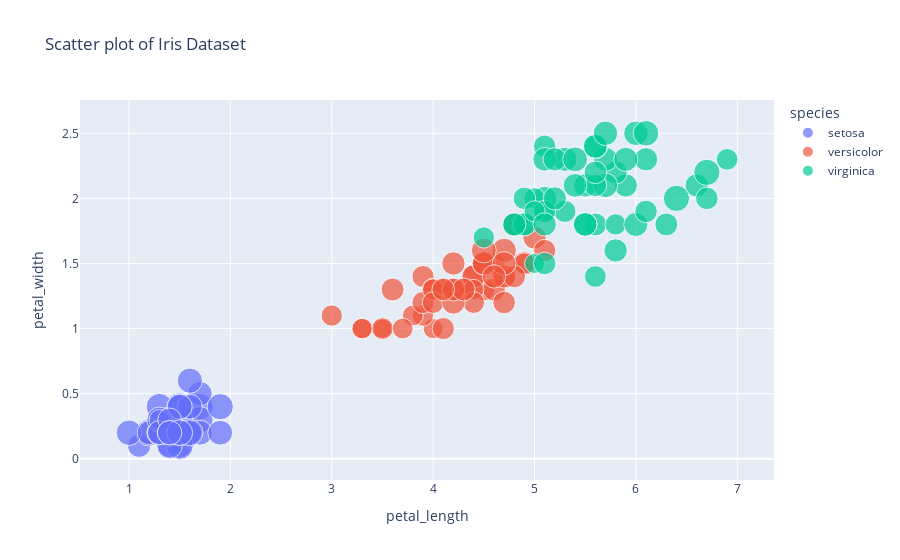

The code cell stored with this chart in its notebook:
### Code cell
fig =px.scatter(iris, x="petal_length", y="petal_width", color="species", size='sepal_width', hover_data=['sepal_length'], title = "Scatter plot of Iris Dataset")
fig.show()

### Figure 1 — Plotly figure (JSON) as saved in the notebook; plotly's stock layout.template omitted (floating-point values rounded to 4 significant figures)
{"data": [{"customdata": [[5.1], [4.9], [4.7], [4.6], [5], [5.4], [4.6], [5], [4.4], [4.9], [5.4], [4.8], [4.8], [4.3], [5.8], [5.7], [5.4], [5.1], [5.7], [5.1], [5.4], [5.1], [4.6], [5.1], [4.8], [5], [5], [5.2], [5.2], [4.7], [4.8], [5.4], [5.2], [5.5], [4.9], [5], [5.5], [4.9], [4.4], [5.1], [5], [4.5], [4.4], [5], [5.1], [4.8], [5.1], [4.6], [5.3], [5]], "hovertemplate": "species=setosa<br>petal_length=%{x}<br>petal_width=%{y}<br>sepal_width=%{marker.size}<br>sepal_length=%{customdata[0]}<extra></extra>", "legendgroup": "setosa", "marker": {"color": "#636efa", "size": [3.5, 3, 3.2, 3.1, 3.6, 3.9, 3.4, 3.4, 2.9, 3.1, 3.7, 3.4, 3, 3, 4, 4.4, 3.9, 3.5, 3.8, 3.8, 3.4, 3.7, 3.6, 3.3, 3.4, 3, 3.4, 3.5, 3.4, 3.2, 3.1, 3.4, 4.1, 4.2, 3.1, 3.2, 3.5, 3.6, 3, 3.4, 3.5, 2.3, 3.2, 3.5, 3.8, 3, 3.8, 3.2, 3.7, 3.3], "sizemode": "area", "sizeref": 0.011, "symbol": "circle"}, "mode": "markers", "name": "setosa", "orientation": "v", "showlegend": true, "type": "scatter", "x": [1.4, 1.4, 1.3, 1.5, 1.4, 1.7, 1.4, 1.5, 1.4, 1.5, 1.5, 1.6, 1.4, 1.1, 1.2, 1.5, 1.3, 1.4, 1.7, 1.5, 1.7, 1.5, 1, 1.7, 1.9, 1.6, 1.6, 1.5, 1.4, 1.6, 1.6, 1.5, 1.5, 1.4, 1.5, 1.2, 1.3, 1.4, 1.3, 1.5, 1.3, 1.3, 1.3, 1.6, 1.9, 1.4, 1.6, 1.4, 1.5, 1.4], "xaxis": "x", "y": [0.2, 0.2, 0.2, 0.2, 0.2, 0.4, 0.3, 0.2, 0.2, 0.1, 0.2, 0.2, 0.1, 0.1, 0.2, 0.4, 0.4, 0.3, 0.3, 0.3, 0.2, 0.4, 0.2, 0.5, 0.2, 0.2, 0.4, 0.2, 0.2, 0.2, 0.2, 0.4, 0.1, 0.2, 0.2, 0.2, 0.2, 0.1, 0.2, 0.2, 0.3, 0.3, 0.2, 0.6, 0.4, 0.3, 0.2, 0.2, 0.2, 0.2], "yaxis": "y"}, {"customdata": [[7], [6.4], [6.9], [5.5], [6.5], [5.7], [6.3], [4.9], [6.6], [5.2], [5], [5.9], [6], [6.1], [5.6], [6.7], [5.6], [5.8], [6.2], [5.6], [5.9], [6.1], [6.3], [6.1], [6.4], [6.6], [6.8], [6.7], [6], [5.7], [5.5], [5.5], [5.8], [6], [5.4], [6], [6.7], [6.3], [5.6], [5.5], [5.5], [6.1], [5.8], [5], [5.6], [5.7], [5.7], [6.2], [5.1], [5.7]], "hovertemplate": "species=versicolor<br>petal_length=%{x}<br>petal_width=%{y}<br>sepal_width=%{marker.size}<br>sepal_length=%{customdata[0]}<extra></extra>", "legendgroup": "versicolor", "marker": {"color": "#EF553B", "size": [3.2, 3.2, 3.1, 2.3, 2.8, 2.8, 3.3, 2.4, 2.9, 2.7, 2, 3, 2.2, 2.9, 2.9, 3.1, 3, 2.7, 2.2, 2.5, 3.2, 2.8, 2.5, 2.8, 2.9, 3, 2.8, 3, 2.9, 2.6, 2.4, 2.4, 2.7, 2.7, 3, 3.4, 3.1, 2.3, 3, 2.5, 2.6, 3, 2.6, 2.3, 2.7, 3, 2.9, 2.9, 2.5, 2.8], "sizemode": "area", "sizeref": 0.011, "symbol": "circle"}, "mode": "markers", "name": "versicolor", "orientation": "v", "showlegend": true, "type": "scatter", "x": [4.7, 4.5, 4.9, 4, 4.6, 4.5, 4.7, 3.3, 4.6, 3.9, 3.5, 4.2, 4, 4.7, 3.6, 4.4, 4.5, 4.1, 4.5, 3.9, 4.8, 4, 4.9, 4.7, 4.3, 4.4, 4.8, 5, 4.5, 3.5, 3.8, 3.7, 3.9, 5.1, 4.5, 4.5, 4.7, 4.4, 4.1, 4, 4.4, 4.6, 4, 3.3, 4.2, 4.2, 4.2, 4.3, 3, 4.1], "xaxis": "x", "y": [1.4, 1.5, 1.5, 1.3, 1.5, 1.3, 1.6, 1, 1.3, 1.4, 1, 1.5, 1, 1.4, 1.3, 1.4, 1.5, 1, 1.5, 1.1, 1.8, 1.3, 1.5, 1.2, 1.3, 1.4, 1.4, 1.7, 1.5, 1, 1.1, 1, 1.2, 1.6, 1.5, 1.6, 1.5, 1.3, 1.3, 1.3, 1.2, 1.4, 1.2, 1, 1.3, 1.2, 1.3, 1.3, 1.1, 1.3], "yaxis": "y"}, {"customdata": [[6.3], [5.8], [7.1], [6.3], [6.5], [7.6], [4.9], [7.3], [6.7], [7.2], [6.5], [6.4], [6.8], [5.7], [5.8], [6.4], [6.5], [7.7], [7.7], [6], [6.9], [5.6], [7.7], [6.3], [6.7], [7.2], [6.2], [6.1], [6.4], [7.2], [7.4], [7.9], [6.4], [6.3], [6.1], [7.7], [6.3], [6.4], [6], [6.9], [6.7], [6.9], [5.8], [6.8], [6.7], [6.7], [6.3], [6.5], [6.2], [5.9]], "hovertemplate": "species=virginica<br>petal_length=%{x}<br>petal_width=%{y}<br>sepal_width=%{marker.size}<br>sepal_length=%{customdata[0]}<extra></extra>", "legendgroup": "virginica", "marker": {"color": "#00cc96", "size": [3.3, 2.7, 3, 2.9, 3, 3, 2.5, 2.9, 2.5, 3.6, 3.2, 2.7, 3, 2.5, 2.8, 3.2, 3, 3.8, 2.6, 2.2, 3.2, 2.8, 2.8, 2.7, 3.3, 3.2, 2.8, 3, 2.8, 3, 2.8, 3.8, 2.8, 2.8, 2.6, 3, 3.4, 3.1, 3, 3.1, 3.1, 3.1, 2.7, 3.2, 3.3, 3, 2.5, 3, 3.4, 3], "sizemode": "area", "sizeref": 0.011, "symbol": "circle"}, "mode": "markers", "name": "virginica", "orientation": "v", "showlegend": true, "type": "scatter", "x": [6, 5.1, 5.9, 5.6, 5.8, 6.6, 4.5, 6.3, 5.8, 6.1, 5.1, 5.3, 5.5, 5, 5.1, 5.3, 5.5, 6.7, 6.9, 5, 5.7, 4.9, 6.7, 4.9, 5.7, 6, 4.8, 4.9, 5.6, 5.8, 6.1, 6.4, 5.6, 5.1, 5.6, 6.1, 5.6, 5.5, 4.8, 5.4, 5.6, 5.1, 5.1, 5.9, 5.7, 5.2, 5, 5.2, 5.4, 5.1], "xaxis": "x", "y": [2.5, 1.9, 2.1, 1.8, 2.2, 2.1, 1.7, 1.8, 1.8, 2.5, 2, 1.9, 2.1, 2, 2.4, 2.3, 1.8, 2.2, 2.3, 1.5, 2.3, 2, 2, 1.8, 2.1, 1.8, 1.8, 1.8, 2.1, 1.6, 1.9, 2, 2.2, 1.5, 1.4, 2.3, 2.4, 1.8, 1.8, 2.1, 2.4, 2.3, 1.9, 2.3, 2.5, 2.3, 1.9, 2, 2.3, 1.8], "yaxis": "y"}], "layout": {"legend": {"itemsizing": "constant", "title": {"text": "species"}, "tracegroupgap": 0}, "title": {"text": "Scatter plot of Iris Dataset"}, "xaxis": {"anchor": "y", "domain": [0, 1], "title": {"text": "petal_length"}}, "yaxis": {"anchor": "x", "domain": [0, 1], "title": {"text": "petal_width"}}}}
